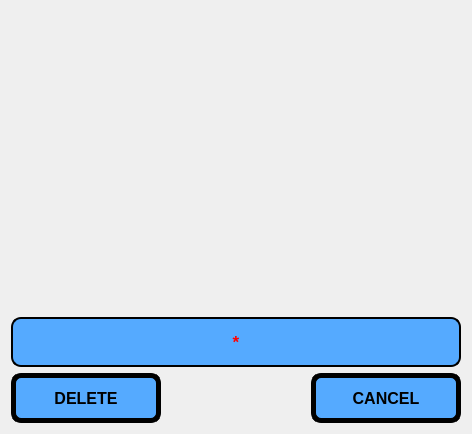
<?xml version="1.0" encoding="UTF-8"?>
<ui version="4.0">
 <class>TemplateDeleteDialog</class>
 <widget class="QDialog" name="TemplateDeleteDialog">
  <property name="geometry">
   <rect>
    <x>0</x>
    <y>0</y>
    <width>468</width>
    <height>432</height>
   </rect>
  </property>
  <property name="windowTitle">
   <string>TEMPLATE DELETE</string>
  </property>
  <layout class="QVBoxLayout" name="verticalLayout">
   <item>
    <widget class="QLabel" name="labelImage">
     <property name="minimumSize">
      <size>
       <width>450</width>
       <height>300</height>
      </size>
     </property>
     <property name="text">
      <string/>
     </property>
     <property name="alignment">
      <set>Qt::AlignCenter</set>
     </property>
    </widget>
   </item>
   <item>
    <widget class="QLabel" name="labelAttention">
     <property name="minimumSize">
      <size>
       <width>0</width>
       <height>50</height>
      </size>
     </property>
     <property name="maximumSize">
      <size>
       <width>16777215</width>
       <height>50</height>
      </size>
     </property>
     <property name="font">
      <font>
       <pointsize>13</pointsize>
       <weight>75</weight>
       <bold>true</bold>
      </font>
     </property>
     <property name="styleSheet">
      <string notr="true">background-color: rgb(85, 170, 255);
color: rgb(255, 0, 0);
border: 2px solid;
border-radius: 10px;
</string>
     </property>
     <property name="text">
      <string>*</string>
     </property>
     <property name="alignment">
      <set>Qt::AlignCenter</set>
     </property>
    </widget>
   </item>
   <item>
    <layout class="QHBoxLayout" name="horizontalLayout">
     <item>
      <widget class="QPushButton" name="pushButtonDelete">
       <property name="minimumSize">
        <size>
         <width>150</width>
         <height>50</height>
        </size>
       </property>
       <property name="font">
        <font>
         <pointsize>12</pointsize>
         <weight>75</weight>
         <bold>true</bold>
        </font>
       </property>
       <property name="styleSheet">
        <string notr="true">QPushButton{
	background-color: rgb(85, 170, 255);
	qproperty-icon: url(:/images/icons/delete.png);
	color: rgb(0, 0, 0);
	border: 5px solid;
	border-radius: 10px;
}
QPushButton::hover
{
	background-color: rgb(255, 0, 0);

}</string>
       </property>
       <property name="text">
        <string>DELETE</string>
       </property>
       <property name="iconSize">
        <size>
         <width>30</width>
         <height>30</height>
        </size>
       </property>
      </widget>
     </item>
     <item>
      <spacer name="horizontalSpacer">
       <property name="orientation">
        <enum>Qt::Horizontal</enum>
       </property>
       <property name="sizeHint" stdset="0">
        <size>
         <width>40</width>
         <height>20</height>
        </size>
       </property>
      </spacer>
     </item>
     <item>
      <widget class="QPushButton" name="pushButtonCancel">
       <property name="minimumSize">
        <size>
         <width>150</width>
         <height>50</height>
        </size>
       </property>
       <property name="font">
        <font>
         <pointsize>12</pointsize>
         <weight>75</weight>
         <bold>true</bold>
        </font>
       </property>
       <property name="styleSheet">
        <string notr="true">QPushButton{
	background-color: rgb(85, 170, 255);
	qproperty-icon: url(:/images/icons/close_icon.png);
	color: rgb(0, 0, 0);
	border: 5px solid;
	border-radius: 10px;
}
QPushButton::hover
{
	background-color: rgb(0, 255, 0);

}</string>
       </property>
       <property name="text">
        <string>CANCEL</string>
       </property>
       <property name="iconSize">
        <size>
         <width>30</width>
         <height>30</height>
        </size>
       </property>
      </widget>
     </item>
    </layout>
   </item>
  </layout>
 </widget>
 <resources>
  <include location="icons.qrc"/>
 </resources>
 <connections/>
</ui>
